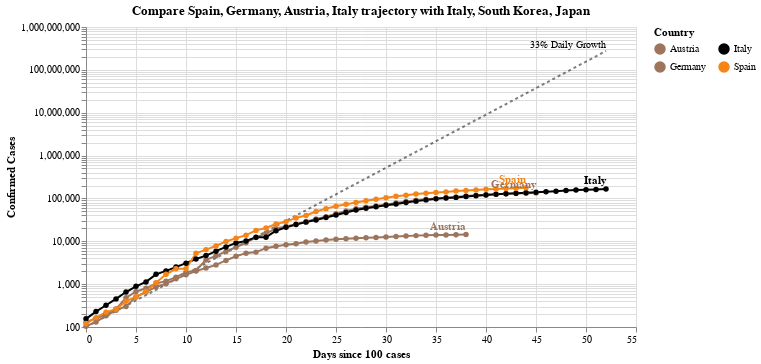

Source (notebook cell):
### Code cell
#hide_input
chart2 = make_since_chart(highlight_countries=['Spain', 'Germany', 'Austria','Italy'])
chart2

### Figure 1 — Vega-Lite specification as saved in the notebook (floating-point values rounded to 4 significant figures; data arrays with more than 128 entries replaced by an {"elided": "..."} marker saying what was removed)
{"$schema": "https://vega.github.io/schema/vega-lite/v3.4.0.json", "config": {"mark": {"tooltip": null}, "view": {"height": 300, "width": 400}}, "data": {"name": "data-f09db27554030584b68624814bcb106c"}, "datasets": {"data-110dff153e80a4a54455393928aac073": {"elided": "183 records"}, "data-f09db27554030584b68624814bcb106c": [{"Confirmed Cases": 100, "Days since 100 cases": 0}, {"Confirmed Cases": 133, "Days since 100 cases": 1}, {"Confirmed Cases": 176.9, "Days since 100 cases": 2}, {"Confirmed Cases": 235.3, "Days since 100 cases": 3}, {"Confirmed Cases": 312.9, "Days since 100 cases": 4}, {"Confirmed Cases": 416.2, "Days since 100 cases": 5}, {"Confirmed Cases": 553.5, "Days since 100 cases": 6}, {"Confirmed Cases": 736.1, "Days since 100 cases": 7}, {"Confirmed Cases": 979.1, "Days since 100 cases": 8}, {"Confirmed Cases": 1302.0, "Days since 100 cases": 9}, {"Confirmed Cases": 1732.0, "Days since 100 cases": 10}, {"Confirmed Cases": 2303.0, "Days since 100 cases": 11}, {"Confirmed Cases": 3064.0, "Days since 100 cases": 12}, {"Confirmed Cases": 4074.0, "Days since 100 cases": 13}, {"Confirmed Cases": 5419.0, "Days since 100 cases": 14}, {"Confirmed Cases": 7207.0, "Days since 100 cases": 15}, {"Confirmed Cases": 9586.0, "Days since 100 cases": 16}, {"Confirmed Cases": 12750.0, "Days since 100 cases": 17}, {"Confirmed Cases": 16960.0, "Days since 100 cases": 18}, {"Confirmed Cases": 22550.0, "Days since 100 cases": 19}, {"Confirmed Cases": 29990.0, "Days since 100 cases": 20}, {"Confirmed Cases": 39890.0, "Days since 100 cases": 21}, {"Confirmed Cases": 53060.0, "Days since 100 cases": 22}, {"Confirmed Cases": 70560.0, "Days since 100 cases": 23}, {"Confirmed Cases": 93850.0, "Days since 100 cases": 24}, {"Confirmed Cases": 124800.0, "Days since 100 cases": 25}, {"Confirmed Cases": 166000.0, "Days since 100 cases": 26}, {"Confirmed Cases": 220800.0, "Days since 100 cases": 27}, {"Confirmed Cases": 293700.0, "Days since 100 cases": 28}, {"Confirmed Cases": 390600.0, "Days since 100 cases": 29}, {"Confirmed Cases": 519500.0, "Days since 100 cases": 30}, {"Confirmed Cases": 690900.0, "Days since 100 cases": 31}, {"Confirmed Cases": 918900.0, "Days since 100 cases": 32}, {"Confirmed Cases": 1222000.0, "Days since 100 cases": 33}, {"Confirmed Cases": 1625000.0, "Days since 100 cases": 34}, {"Confirmed Cases": 2162000.0, "Days since 100 cases": 35}, {"Confirmed Cases": 2875000.0, "Days since 100 cases": 36}, {"Confirmed Cases": 3824000.0, "Days since 100 cases": 37}, {"Confirmed Cases": 5086000.0, "Days since 100 cases": 38}, {"Confirmed Cases": 6764000.0, "Days since 100 cases": 39}, {"Confirmed Cases": 8996000.0, "Days since 100 cases": 40}, {"Confirmed Cases": 11970000.0, "Days since 100 cases": 41}, {"Confirmed Cases": 15910000.0, "Days since 100 cases": 42}, {"Confirmed Cases": 21170000.0, "Days since 100 cases": 43}, {"Confirmed Cases": 28150000.0, "Days since 100 cases": 44}, {"Confirmed Cases": 37440000.0, "Days since 100 cases": 45}, {"Confirmed Cases": 49790000.0, "Days since 100 cases": 46}, {"Confirmed Cases": 66230000.0, "Days since 100 cases": 47}, {"Confirmed Cases": 88080000.0, "Days since 100 cases": 48}, {"Confirmed Cases": 117100000.0, "Days since 100 cases": 49}, {"Confirmed Cases": 155800000.0, "Days since 100 cases": 50}, {"Confirmed Cases": 207200000.0, "Days since 100 cases": 51}, {"Confirmed Cases": 275600000.0, "Days since 100 cases": 52}]}, "layer": [{"encoding": {"x": {"field": "Days since 100 cases", "type": "quantitative"}, "y": {"field": "Confirmed Cases", "type": "quantitative"}}, "mark": {"color": "black", "opacity": 0.5, "strokeDash": [3, 3], "type": "line"}}, {"encoding": {"x": {"field": "Days since 100 cases", "type": "quantitative"}, "y": {"field": "Confirmed Cases", "type": "quantitative"}}, "mark": {"align": "right", "dy": -6, "fontSize": 10, "text": "33% Daily Growth", "type": "text"}, "transform": [{"filter": "(datum['Days since 100 cases'] >= 52)"}]}, {"data": {"name": "data-110dff153e80a4a54455393928aac073"}, "encoding": {"color": {"field": "Country", "legend": {"columns": 2}, "scale": {"domain": ["Austria", "Germany", "Italy", "Spain"], "range": ["#9D755D", "#9D755D", "black", "#F58518"]}, "type": "nominal"}, "opacity": {"condition": {"selection": "selector008", "value": 1}, "value": 0.05}, "tooltip": [{"field": "Country", "type": "nominal"}, {"field": "Date", "type": "temporal"}, {"field": "Confirmed Cases", "type": "quantitative"}, {"field": "Days since 100 cases", "type": "quantitative"}], "x": {"field": "Days since 100 cases", "type": "quantitative"}, "y": {"field": "Confirmed Cases", "scale": {"type": "log"}, "type": "quantitative"}}, "mark": {"point": true, "type": "line"}, "selection": {"selector008": {"fields": ["Country"], "type": "multi"}}, "width": 550}, {"data": {"name": "data-110dff153e80a4a54455393928aac073"}, "encoding": {"color": {"field": "Country", "legend": {"columns": 2}, "scale": {"domain": ["Austria", "Germany", "Italy", "Spain"], "range": ["#9D755D", "#9D755D", "black", "#F58518"]}, "type": "nominal"}, "opacity": {"condition": {"selection": "selector008", "value": 1}, "value": 0.05}, "text": {"field": "Country", "type": "nominal"}, "tooltip": [{"field": "Country", "type": "nominal"}, {"field": "Date", "type": "temporal"}, {"field": "Confirmed Cases", "type": "quantitative"}, {"field": "Days since 100 cases", "type": "quantitative"}], "x": {"field": "Days since 100 cases", "type": "quantitative"}, "y": {"field": "Confirmed Cases", "scale": {"type": "log"}, "type": "quantitative"}}, "mark": {"align": "right", "dy": -8, "fontWeight": "bold", "type": "text"}, "transform": [{"filter": "(datum['Date'] >= 1586908800000)"}], "width": 550}], "title": "Compare Spain, Germany, Austria, Italy trajectory with Italy, South Korea, Japan"}
